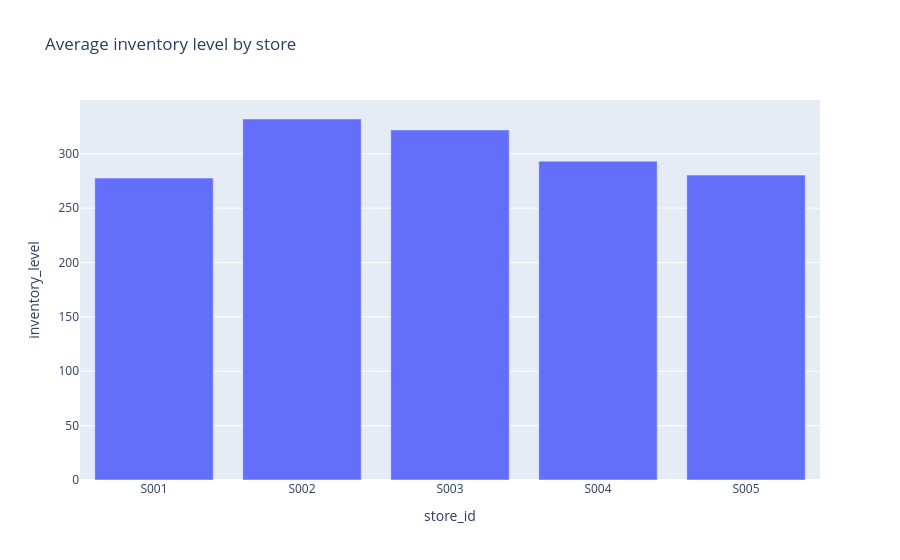
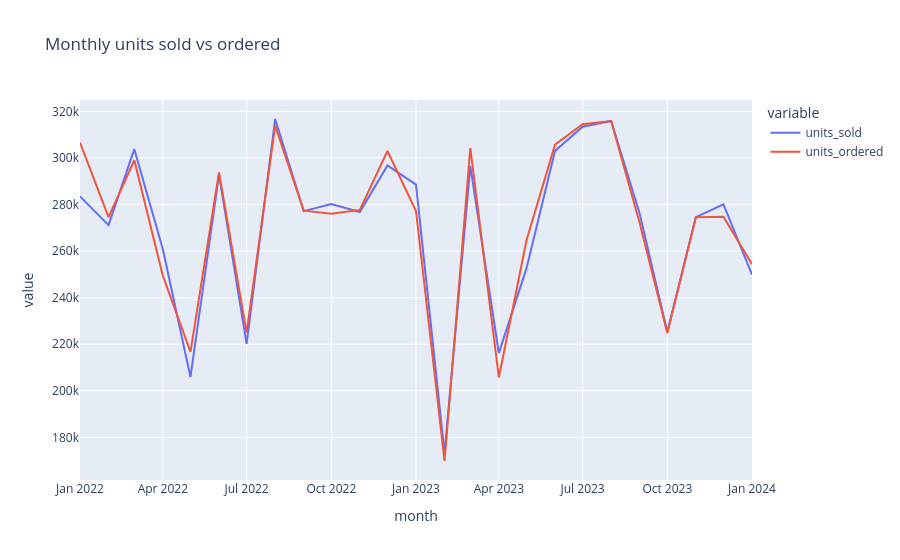

Write notebook code for charts like these, in order.
### Markdown cell above
Look at inventory levels and sales vs orders

### Code cell
avg_inv = df.groupby('store_id')['inventory_level'].mean().reset_index()
fig = px.bar(avg_inv, x='store_id', y='inventory_level', title='Average inventory level by store')
fig.show()

monthly = df.groupby('month')[['units_sold','units_ordered']].sum().reset_index()
fig = px.line(monthly, x='month', y=['units_sold','units_ordered'], title='Monthly units sold vs ordered')
fig.show()


# days of stock on hand
df['days_of_stock'] = df['inventory_level']/df['units_sold'].replace(0, np.nan)
print(df['days_of_stock'].describe())
print('overstock rows (>5 days):', (df['days_of_stock']>5).mean().round(3))
print('stockout rows:', (df['inventory_level']==0).mean().round(4))

### Figure 1 — Plotly figure (JSON) as saved in the notebook; plotly's stock layout.template omitted (floating-point values rounded to 4 significant figures)
{"data": [{"hovertemplate": "store_id=%{x}<br>inventory_level=%{y}<extra></extra>", "legendgroup": "", "marker": {"color": "#636efa", "pattern": {"shape": ""}}, "name": "", "orientation": "v", "showlegend": false, "textposition": "auto", "type": "bar", "x": ["S001", "S002", "S003", "S004", "S005"], "xaxis": "x", "y": [277.7, 332.0, 322.0, 293.2, 280.4], "yaxis": "y"}], "layout": {"barmode": "relative", "legend": {"tracegroupgap": 0}, "title": {"text": "Average inventory level by store"}, "xaxis": {"anchor": "y", "domain": [0, 1], "title": {"text": "store_id"}}, "yaxis": {"anchor": "x", "domain": [0, 1], "title": {"text": "inventory_level"}}}}

### Figure 2 — Plotly figure (JSON) as saved in the notebook; plotly's stock layout.template omitted (floating-point values rounded to 4 significant figures)
{"data": [{"hovertemplate": "variable=units_sold<br>month=%{x}<br>value=%{y}<extra></extra>", "legendgroup": "units_sold", "line": {"color": "#636efa", "dash": "solid"}, "marker": {"symbol": "circle"}, "mode": "lines", "name": "units_sold", "orientation": "v", "showlegend": true, "type": "scatter", "x": ["2022-01", "2022-02", "2022-03", "2022-04", "2022-05", "2022-06", "2022-07", "2022-08", "2022-09", "2022-10", "2022-11", "2022-12", "2023-01", "2023-02", "2023-03", "2023-04", "2023-05", "2023-06", "2023-07", "2023-08", "2023-09", "2023-10", "2023-11", "2023-12", "2024-01"], "xaxis": "x", "y": [283495, 271108, 303752, 260812, 205949, 292816, 220157, 316705, 277151, 280227, 276788, 296772, 288551, 173247, 296491, 216166, 252560, 303010, 313395, 315862, 276006, 225274, 274574, 280090, 249918], "yaxis": "y"}, {"hovertemplate": "variable=units_ordered<br>month=%{x}<br>value=%{y}<extra></extra>", "legendgroup": "units_ordered", "line": {"color": "#EF553B", "dash": "solid"}, "marker": {"symbol": "circle"}, "mode": "lines", "name": "units_ordered", "orientation": "v", "showlegend": true, "type": "scatter", "x": ["2022-01", "2022-02", "2022-03", "2022-04", "2022-05", "2022-06", "2022-07", "2022-08", "2022-09", "2022-10", "2022-11", "2022-12", "2023-01", "2023-02", "2023-03", "2023-04", "2023-05", "2023-06", "2023-07", "2023-08", "2023-09", "2023-10", "2023-11", "2023-12", "2024-01"], "xaxis": "x", "y": [306611, 274548, 299003, 249374, 216713, 293812, 224977, 313872, 277360, 275995, 277679, 302972, 277198, 169856, 304261, 205724, 264528, 305685, 314428, 315802, 272015, 224833, 274514, 274756, 254373], "yaxis": "y"}], "layout": {"legend": {"title": {"text": "variable"}, "tracegroupgap": 0}, "title": {"text": "Monthly units sold vs ordered"}, "xaxis": {"anchor": "y", "domain": [0, 1], "title": {"text": "month"}}, "yaxis": {"anchor": "x", "domain": [0, 1], "title": {"text": "value"}}}}
